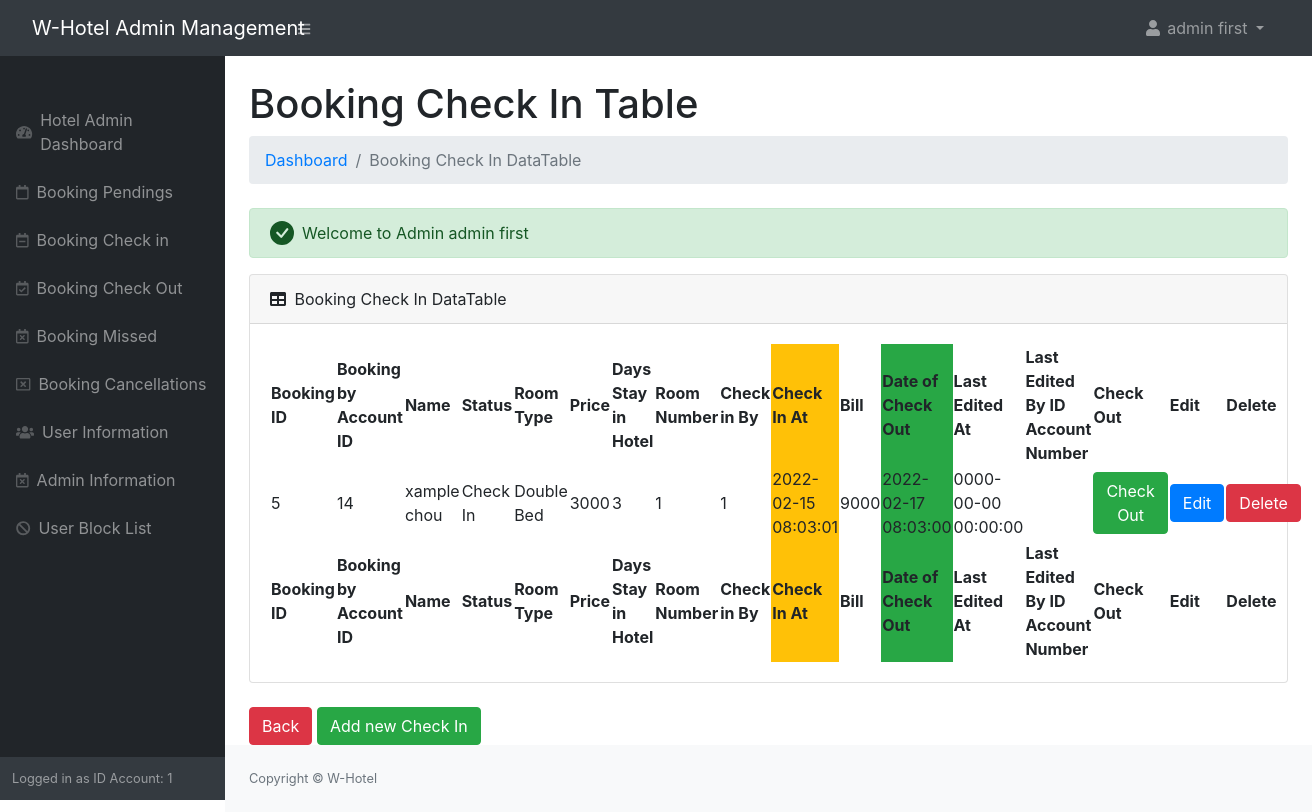
Page /admin/bookingcheckin.php (signed in) on the committed database.
### tables this page shows
CREATE TABLE `booking` (
  `id` int(11) NOT NULL,
  `fullname` varchar(255) NOT NULL,
  `booking_by` varchar(255) NOT NULL,
  `status` varchar(255) NOT NULL,
  `date_booking` timestamp NOT NULL DEFAULT current_timestamp(),
  `set_booking` datetime NOT NULL,
  `price` varchar(255) NOT NULL,
  `editbooking_at` datetime NOT NULL,
  `editbooking_by` varchar(255) NOT NULL,
  `checkin_date` datetime NOT NULL,
  `by_checkin` varchar(255) NOT NULL,
  `days` varchar(255) NOT NULL,
  `room_no` varchar(255) NOT NULL,
  `setdate_checkout` datetime NOT NULL,
  `editsetdatecheckout_at` datetime NOT NULL,
  `editsetdatecheckout_by` varchar(255) NOT NULL,
  `bill` varchar(255) NOT NULL,
  `date_checkout` datetime NOT NULL,
  `checkout_by` varchar(255) NOT NULL,
  `checkout_room` varchar(255) NOT NULL,
  `payment` varchar(255) NOT NULL,
  `cancel_by` varchar(255) NOT NULL,
  `missed_by` varchar(255) NOT NULL,
  `markmissed_at` datetime NOT NULL
);

### admin/bookingcheckin.php (the view, shortened to what this page needs)
<?php
include('authentication.php');
include('includes/header.php');
?>
<div class="container-fluid  px-4">
        <h1 class="mt-4">Booking Check In Table</h1>
        <ol class="breadcrumb mb-4">
            <li class="breadcrumb-item"><a href="index.php">Dashboard</a></li>
            <li class="breadcrumb-item active">Booking Check In DataTable</li>
        </ol>
        <?php include('messagefunction_green.php');  ?>
                <div class="card mb-4">
                    <div class="card-header">
                        <i class="fas fa-table me-1"></i>
                        Booking Check In DataTable
                    </div>
                    <div class="card-body">
                        <table id="datatablesSimple">
                            <thead>
                                <tr>
									<th>Booking ID</th>
									<th>Booking by Account ID</th>
									<th>Name</th>
									<th>Status</th>
									<th>Room Type</th>
									<th>Price</th>
									<th>Days Stay in Hotel</th>
									<th>Room Number</th>
									<th>Check in By</th>
									<th class="bg-warning">Check In At</th>
									<th>Bill </th>
									<th class="bg-success">Date of Check Out</th>
									<th>Last Edited At</th>
									<th>Last Edited By ID Account Number</th>
									<th>Check Out</th>
									<th>Edit</th>
									<th>Delete</th>
                                </tr>
                            </thead>
                            <tfoot>
                                <tr>
                                    <th>Booking ID</th>
									<th>Booking by Account ID</th>
									<th>Name</th>
									<th>Status</th>
									<th>Room Type</th>
									<th>Price</th>
									<th>Days Stay in Hotel</th>
									<th>Room Number</th>
									<th>Check in By</th>
									<th class="bg-warning">Check In At</th>
									<th>Bill </th>
									<th class="bg-success">Date of Check Out</th>
									<th>Last Edited At</th>
									<th>Last Edited By ID Account Number</th>
									<th>Check Out</th>
									<th>Edit</th>
									<th>Delete</th>
                                </tr>
                            </tfoot>
                            <tbody>
                                <?php
								$query = "SELECT * FROM booking WHERE status LIKE 'Check In'";
								$query_run = mysqli_query($con, $query);
								if(mysqli_num_rows($query_run) > 0)
								{
									foreach ($query_run as $row)
									{
										?>
                            <tr>
                                <td><?= $row['id']; ?></td>
								<td><?= $row['booking_by']; ?></td>
								<td><?= $row['fullname']; ?></td>
								<td><?= $row['status']; ?></td>
								<td>
	                                <?php
	                                if($row['price'] == '2000')
	                                {
	                                    echo "Single Bed";
	                                }
	                                elseif($row['price'] == '3000')
	                                {
	                                    echo "Double Bed";
	                                }
	                                elseif($row['price'] == '4000')
	                                {
	                                    echo "Triple Bed";
	                                }
	                                ?>
	                            </td>
	                            <td><?= $row['price']; ?></td>
	                            <td><?= $row['days']; ?></td>
	                            <td><?= $row['room_no']; ?></td>
	                            <td><?= $row['by_checkin']; ?></td>
	                            <td class="bg-warning"><?= $row['checkin_date']; ?></td>
								<td><?= $row['bill']; ?></td>
								<td class="bg-success"><?= $row['setdate_checkout']; ?></td>
								<td><?= $row['editsetdatecheckout_at']; ?></td>
								<td><?= $row['editsetdatecheckout_by']; ?></td>
								<td>
									<a href="checkout.php?id=<?= $row['id'];?>" class="btn btn-success text-white">Check Out</a>
								</td>
								<td>
									<a href="editcheckin.php?id=<?= $row['id'];?>" class="btn btn-primary text-white">Edit</a>
								</td>
								<td>
									<form action="deletebooking.php" method="post">
									<button name="deletebooking_btn" value="<?= $row['id']; ?>" type="submit" class="btn btn-danger">Delete</button>
									</form>
								</td>
                             </tr>
                                    <?php
                                }
                            }
                            else
                            {
                            ?>
                                <tr>
                                    <td colspan="6">No Record Found</td>
                                </tr>
                            <?php
                            }
                            ?>
		                    </tbody>
		                </table>
		            </div>
		        </div>
		        <div class="d-grid gap-2 d-md-block">
		        	<td><a href="index.php" class="btn btn-danger">Back</a></td>
		        	<td><a href="add_booking.php" class="btn btn-success">Add new Check In</a></td>
				</div>
    </div>
<?php
include('includes/footer.php');
include('includes/scripts.php');
?>

### rows in the picture
booking: id "5", booking_by "14", fullname "xample chou", status "Check In", shows "Double Bed", price "3000", days "3", room_no "1", by_checkin "1", checkin_date "2022-02-15 08:03:01", bill "9000", setdate_checkout "2022-02-17 08:03:00", editsetdatecheckout_at "0000-00-00 00:00:00"

### other values in the picture
$_SESSION['auth_user']['user_name'] "admin first"
$_SESSION['auth_user']['user_id'] "1"
$_SESSION['green'] "Welcome to Admin admin first"
